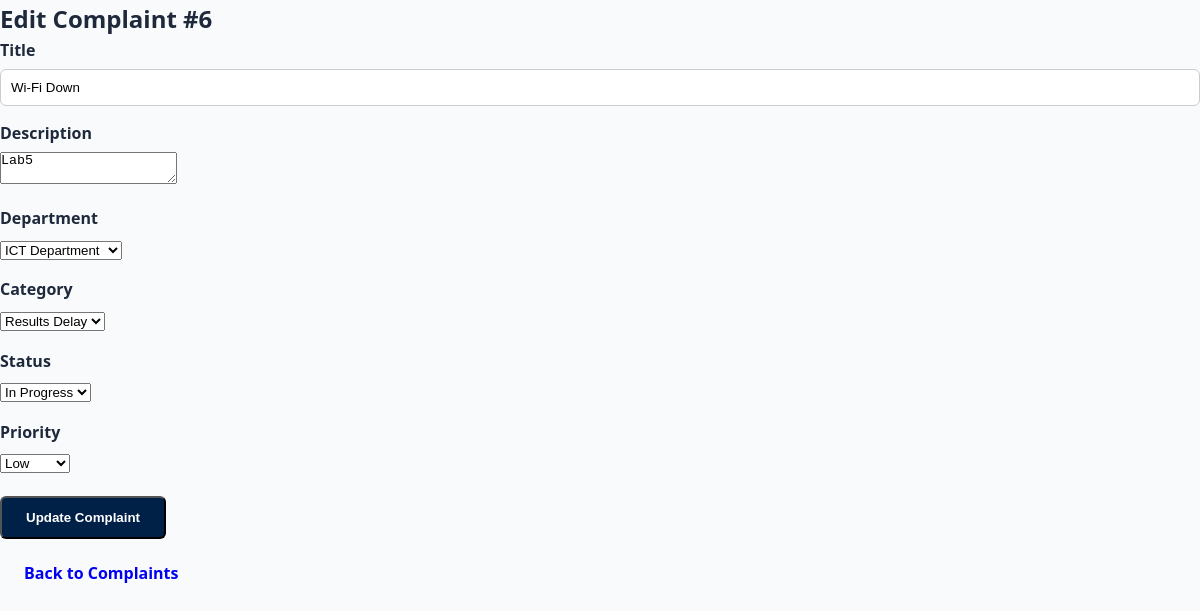
/web_based/admin/edit_complaint.php?id=6 (signed in), run on the app's committed database.
### tables this page shows
CREATE TABLE `complaints` (
  `id` int(11) NOT NULL,
  `user_id` int(11) NOT NULL,
  `category_id` int(11) NOT NULL,
  `complaint_type_id` int(11) DEFAULT NULL,
  `department_id` int(11) NOT NULL,
  `title` varchar(255) NOT NULL,
  `description` text NOT NULL,
  `status` enum('Pending','In Progress','Resolved','Rejected') DEFAULT 'Pending',
  `priority` enum('Low','Medium','High','Critical') DEFAULT 'Medium',
  `assigned_to` int(11) DEFAULT NULL,
  `created_at` timestamp NOT NULL DEFAULT current_timestamp(),
  `updated_at` timestamp NOT NULL DEFAULT current_timestamp() ON UPDATE current_timestamp(),
  `sla_deadline` datetime DEFAULT NULL,
  `resolved_at` datetime DEFAULT NULL,
  `sla_status` enum('Within SLA','Breached','Pending') DEFAULT 'Pending'
);

CREATE TABLE `departments` (
  `id` int(11) NOT NULL,
  `department_name` varchar(150) NOT NULL,
  `description` text DEFAULT NULL,
  `created_at` timestamp NOT NULL DEFAULT current_timestamp()
);

CREATE TABLE `categories` (
  `id` int(11) NOT NULL,
  `category_name` varchar(150) NOT NULL,
  `description` text DEFAULT NULL,
  `created_at` timestamp NOT NULL DEFAULT current_timestamp()
);

### web_based/admin/edit_complaint.php (the view, shortened to what this page needs)
<?php
include "../db.php";
$id = $_GET['id'];
$complaint = mysqli_fetch_assoc(mysqli_query($conn,"SELECT * FROM complaints WHERE id=$id"));
$departments = mysqli_query($conn,"SELECT * FROM departments");
$categories = mysqli_query($conn,"SELECT * FROM categories");
?>
<!DOCTYPE html>
<html>
<head>
<link rel="stylesheet" href="../assets/css/style.css">
</head>
<body>
<div class="form-wrapper">
<h2>Edit Complaint #<?php echo $id;?></h2>
<form method="POST">
<div class="input-group"><label>Title</label><input type="text" name="title" value="<?php echo htmlspecialchars($complaint['title']);?>" required></div>
<div class="input-group"><label>Description</label><textarea name="description" required><?php echo htmlspecialchars($complaint['description']);?></textarea></div>
<div class="input-group"><label>Department</label>
<select name="department_id">
<?php while($d = mysqli_fetch_assoc($departments)){ ?>
<option value="<?php echo $d['id'];?>" <?php if($complaint['department_id']==$d['id']) echo "selected";?>><?php echo $d['department_name'];?></option>
<?php } ?>
</select></div>
<div class="input-group"><label>Category</label>
<select name="category_id">
<?php while($c = mysqli_fetch_assoc($categories)){ ?>
<option value="<?php echo $c['id'];?>" <?php if($complaint['category_id']==$c['id']) echo "selected";?>><?php echo $c['category_name'];?></option>
<?php } ?>
</select></div>
<div class="input-group"><label>Status</label>
<select name="status">
<option value="In Progress" <?php if($complaint['status']=='In Progress') echo "selected";?>>In Progress</option>
</select></div>
<div class="input-group"><label>Priority</label>
<select name="priority">
<option value="Low" <?php if($complaint['priority']=='Low') echo "selected";?>>Low</option>
</select></div>
<button type="submit" class="btn primary">Update Complaint</button>
</form>
<a href="view_complaints.php" class="btn">Back to Complaints</a>
</div>
</body>
</html>

### web_based/assets/css/style.css (style rules this page uses)
* { box-sizing: border-box; margin: 0; padding: 0; }
body { font-family: 'Segoe UI', sans-serif; background: #f8fafc; color: #1e293b; line-height: 1.6; }
.btn { display: inline-block; padding: 12px 24px; margin: 5px 0; border-radius: 6px; text-decoration: none; font-weight: 600; transition: 0.3s; }
.btn.primary { background: #002147; color: white; }
.input-group { margin-bottom: 15px; }
.input-group label { display: block; margin-bottom: 5px; font-weight: 600; }
.input-group input { width: 100%; padding: 10px; border-radius: 6px; border: 1px solid #ccc; outline: none; }

### data on the page
complaints: title "Wi-Fi Down", description "Lab5", department_id "ICT Department", category_id "Results Delay", status "In Progress"

### other printed values
$id "6"
